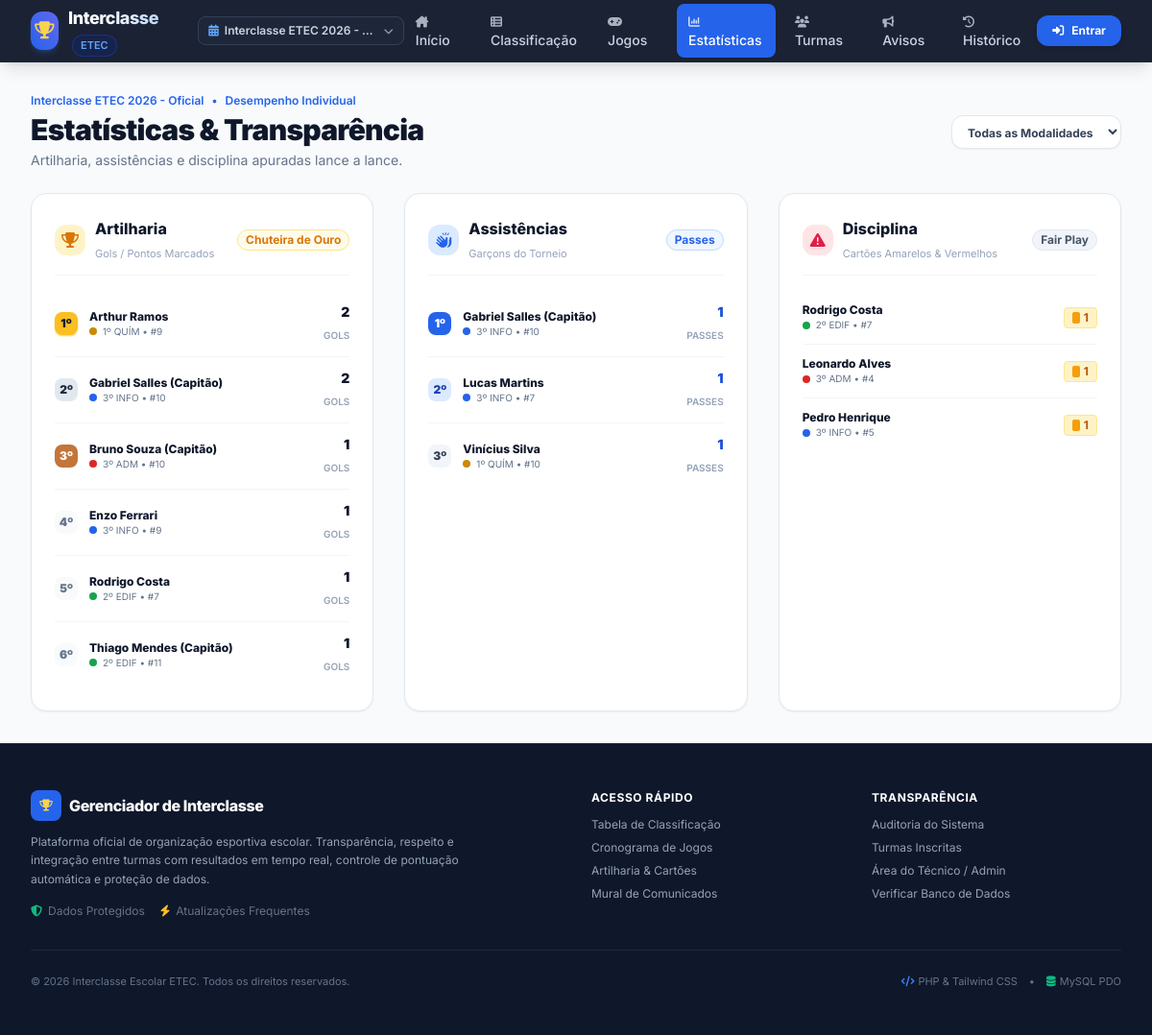
Page /estatisticas.php on the committed database.
### tables this page shows
CREATE TABLE `edicoes` (
    `id` INT AUTO_INCREMENT PRIMARY KEY,
    `nome` VARCHAR(100) NOT NULL COMMENT 'Nome oficial da edição, ex: Interclasse ETEC 2026',
    `ano` INT NOT NULL COMMENT 'Ano letivo do evento',
    `status` ENUM('planejamento', 'em_andamento', 'finalizado') NOT NULL DEFAULT 'em_andamento',
    `ativa` TINYINT(1) NOT NULL DEFAULT 0 COMMENT '1 se for a edição selecionada por padrão',
    `criado_em` DATETIME NOT NULL DEFAULT CURRENT_TIMESTAMP
);

CREATE TABLE `alunos` (
    `id` INT AUTO_INCREMENT PRIMARY KEY,
    `turma_id` INT NOT NULL,
    `nome` VARCHAR(100) NOT NULL,
    `numero_camisa` INT NULL,
    `posicao` VARCHAR(50) NULL,
    `rg_ra` VARCHAR(40) NULL COMMENT 'Dado sensível/protegido',
    `contato_emergencia` VARCHAR(60) NULL COMMENT 'Dado sensível/protegido',
    `ativo` TINYINT(1) NOT NULL DEFAULT 1,
    `criado_em` DATETIME NOT NULL DEFAULT CURRENT_TIMESTAMP,
    CONSTRAINT `fk_alunos_turma` FOREIGN KEY (`turma_id`) REFERENCES `turmas` (`id`) ON DELETE CASCADE
);

### estatisticas.php (the view, shortened to what the rows shown need)
<?php
require_once __DIR__ . '/bd.php';
require_once __DIR__ . '/includes/auth.php';
require_once __DIR__ . '/includes/header.php';
require_once __DIR__ . '/includes/navbar.php';
$edicaoId = $edicaoAtiva['id'];
$sqlArtilharia = "
    SELECT a.id, a.nome, a.numero_camisa, t.sigla AS turma_sigla, t.cor_uniforme,
           COUNT(se.id) AS total_gols
    FROM sumula_eventos se
    JOIN alunos a ON a.id = se.aluno_id
    JOIN turmas t ON t.id = se.turma_id
    JOIN partidas p ON p.id = se.partida_id
    WHERE p.edicao_id = :edicao_id AND se.tipo = 'gol_ponto'
";
$paramsArt = [':edicao_id' => $edicaoId];
$sqlArtilharia .= " GROUP BY a.id, a.nome, a.numero_camisa, t.sigla, t.cor_uniforme ORDER BY total_gols DESC, a.nome ASC LIMIT 20";
$stmtArt = $pdo->prepare($sqlArtilharia);
$stmtArt->execute($paramsArt);
$artilheiros = $stmtArt->fetchAll();
$sqlAssistencia = "
    SELECT a.id, a.nome, a.numero_camisa, t.sigla AS turma_sigla, t.cor_uniforme,
           COUNT(se.id) AS total_assistencias
    FROM sumula_eventos se
    JOIN alunos a ON a.id = se.aluno_id
    JOIN turmas t ON t.id = se.turma_id
    JOIN partidas p ON p.id = se.partida_id
    WHERE p.edicao_id = :edicao_id AND se.tipo = 'assistencia'
";
$paramsAss = [':edicao_id' => $edicaoId];
$sqlAssistencia .= " GROUP BY a.id, a.nome, a.numero_camisa, t.sigla, t.cor_uniforme ORDER BY total_assistencias DESC, a.nome ASC LIMIT 15";
$stmtAss = $pdo->prepare($sqlAssistencia);
$stmtAss->execute($paramsAss);
$assistencias = $stmtAss->fetchAll();
$sqlCartoes = "
    SELECT a.id, a.nome, a.numero_camisa, t.sigla AS turma_sigla, t.cor_uniforme,
           SUM(CASE WHEN se.tipo = 'cartao_amarelo' THEN 1 ELSE 0 END) AS total_amarelos,
           SUM(CASE WHEN se.tipo = 'cartao_vermelho' THEN 1 ELSE 0 END) AS total_vermelhos,
           COUNT(se.id) AS total_cartoes
    FROM sumula_eventos se
    JOIN alunos a ON a.id = se.aluno_id
    JOIN turmas t ON t.id = se.turma_id
    JOIN partidas p ON p.id = se.partida_id
    WHERE p.edicao_id = :edicao_id AND se.tipo IN ('cartao_amarelo', 'cartao_vermelho')
";
$paramsCar = [':edicao_id' => $edicaoId];
$sqlCartoes .= " GROUP BY a.id, a.nome, a.numero_camisa, t.sigla, t.cor_uniforme ORDER BY total_vermelhos DESC, total_amarelos DESC LIMIT 15";
$stmtCar = $pdo->prepare($sqlCartoes);
$stmtCar->execute($paramsCar);
$cartoes = $stmtCar->fetchAll();
?>
<main class="flex-1 max-w-7xl w-full mx-auto px-4 sm:px-6 lg:px-8 py-8">
    <div class="flex flex-col sm:flex-row sm:items-center justify-between gap-4 mb-6">
        <div>
            <div class="flex items-center gap-2 text-xs font-semibold text-blue-600 mb-1">
                <span><?= htmlspecialchars($edicaoAtiva['nome']) ?></span>
                <span>•</span>
                <span>Desempenho Individual</span>
            </div>
            <h1 class="text-2xl sm:text-3xl font-black text-slate-900 tracking-tight">
                Estatísticas & Transparência
            </h1>
        </div>
    </div>
    <div class="grid grid-cols-1 lg:grid-cols-3 gap-8">
        <div class="bg-white rounded-2xl border border-slate-200 shadow-sm p-5 sm:p-6">
            <div class="flex items-center justify-between mb-4 border-b border-slate-100 pb-3">
                <div class="flex items-center gap-2.5">
                    <div>
                        <h2 class="font-extrabold text-slate-900 text-base">Artilharia</h2>
                    </div>
                </div>
            </div>
            <?php if (!empty($artilheiros)): ?>
                <div class="divide-y divide-slate-100">
                    <?php foreach ($artilheiros as $pos => $art): ?>
                        <div class="py-3 flex items-center justify-between gap-3">
                            <div class="flex items-center gap-3">
                                <span class="w-6 h-6 rounded-lg flex items-center justify-center text-xs font-black <?= match($pos) {
                                    0 => 'bg-amber-400 text-slate-900 shadow-sm shadow-amber-300',
                                    1 => 'bg-slate-200 text-slate-800',
                                    2 => 'bg-amber-700/80 text-white',
                                    default => 'text-slate-500 bg-slate-50'
                                } ?>">
                                    <?= $pos + 1 ?>º
                                </span>
                                <div>
                                    <h4 class="font-extrabold text-xs text-slate-900"><?= htmlspecialchars($art['nome']) ?></h4>
                                    <span class="text-[10px] text-slate-500 flex items-center gap-1.5">
                                        <span class="w-2 h-2 rounded-full inline-block" style="background-color: <?= $art['cor_uniforme'] ?>;"></span>
                                        <?= htmlspecialchars($art['turma_sigla']) ?>
                                        <?php if ($art['numero_camisa']): ?>• #<?= $art['numero_camisa'] ?><?php endif; ?>
                                    </span>
                                </div>
                            </div>
                            <div class="text-right">
                                <span class="font-black text-sm text-slate-900 block"><?= $art['total_gols'] ?></span>
                                <span class="text-[10px] text-slate-400 uppercase font-semibold">gols</span>
                            </div>
                        </div>
                    <?php endforeach; ?>
                </div>
            <?php else: ?>
                <p class="text-center py-10 text-xs text-slate-400">Nenhum gol registrado ainda.</p>
            <?php endif; ?>
        </div>
        <div class="bg-white rounded-2xl border border-slate-200 shadow-sm p-5 sm:p-6">
            <div class="flex items-center justify-between mb-4 border-b border-slate-100 pb-3">
                <div class="flex items-center gap-2.5">
                    <div>
                        <h2 class="font-extrabold text-slate-900 text-base">Assistências</h2>
                    </div>
                </div>
            </div>
            <?php if (!empty($assistencias)): ?>
                <div class="divide-y divide-slate-100">
                    <?php foreach ($assistencias as $pos => $ass): ?>
                        <div class="py-3 flex items-center justify-between gap-3">
                            <div class="flex items-center gap-3">
                                <span class="w-6 h-6 rounded-lg flex items-center justify-center text-xs font-black <?= match($pos) {
                                    0 => 'bg-blue-600 text-white shadow-sm',
                                    1 => 'bg-blue-100 text-blue-800',
                                    2 => 'bg-slate-100 text-slate-700',
                                    default => 'text-slate-500 bg-slate-50'
                                } ?>">
                                    <?= $pos + 1 ?>º
                                </span>
                                <div>
                                    <h4 class="font-extrabold text-xs text-slate-900"><?= htmlspecialchars($ass['nome']) ?></h4>
                                    <span class="text-[10px] text-slate-500 flex items-center gap-1.5">
                                        <span class="w-2 h-2 rounded-full inline-block" style="background-color: <?= $ass['cor_uniforme'] ?>;"></span>
                                        <?= htmlspecialchars($ass['turma_sigla']) ?>
                                        <?php if ($ass['numero_camisa']): ?>• #<?= $ass['numero_camisa'] ?><?php endif; ?>
                                    </span>
                                </div>
                            </div>
                            <div class="text-right">
                                <span class="font-black text-sm text-blue-700 block"><?= $ass['total_assistencias'] ?></span>
                                <span class="text-[10px] text-slate-400 uppercase font-semibold">passes</span>
                            </div>
                        </div>
                    <?php endforeach; ?>
                </div>
            <?php else: ?>
                <p class="text-center py-10 text-xs text-slate-400">Nenhuma assistência registrada.</p>
            <?php endif; ?>
        </div>
        <div class="bg-white rounded-2xl border border-slate-200 shadow-sm p-5 sm:p-6">
            <div class="flex items-center justify-between mb-4 border-b border-slate-100 pb-3">
                <div class="flex items-center gap-2.5">
                    <div>
                        <h2 class="font-extrabold text-slate-900 text-base">Disciplina</h2>
                    </div>
                </div>
            </div>
            <?php if (!empty($cartoes)): ?>
                <div class="divide-y divide-slate-100">
                    <?php foreach ($cartoes as $pos => $car): ?>
                        <div class="py-3 flex items-center justify-between gap-3">
                            <div class="flex items-center gap-3">
                                <div>
                                    <h4 class="font-extrabold text-xs text-slate-900"><?= htmlspecialchars($car['nome']) ?></h4>
                                    <span class="text-[10px] text-slate-500 flex items-center gap-1.5">
                                        <span class="w-2 h-2 rounded-full inline-block" style="background-color: <?= $car['cor_uniforme'] ?>;"></span>
                                        <?= htmlspecialchars($car['turma_sigla']) ?>
                                        <?php if ($car['numero_camisa']): ?>• #<?= $car['numero_camisa'] ?><?php endif; ?>
                                    </span>
                                </div>
                            </div>
                            <div class="flex items-center gap-2 text-xs font-bold">
                                <?php if ($car['total_amarelos'] > 0): ?>
                                    <span class="px-2 py-0.5 rounded bg-amber-100 text-amber-700 border border-amber-200 flex items-center gap-1">
                                        <span class="w-2 h-3 bg-amber-500 rounded-sm inline-block"></span>
                                        <?= $car['total_amarelos'] ?>
                                    </span>
                                <?php endif; ?>
                            </div>
                        </div>
                    <?php endforeach; ?>
                </div>
            <?php endif; ?>
        </div>
    </div>
</main>
<?php require_once __DIR__ . '/includes/footer.php'; ?>

### includes/navbar.php (shortened to what the rows shown need)
<?php
require_once __DIR__ . '/../bd.php';
require_once __DIR__ . '/auth.php';
$edicaoAtiva = get_active_edicao($pdo);
?>
<nav class="sticky top-0 z-40 bg-slate-900 border-b border-slate-800 text-white shadow-lg backdrop-blur-md bg-opacity-95">
    <div class="max-w-7xl mx-auto px-4 sm:px-6 lg:px-8">
        <div class="flex items-center justify-between h-16">
            <div class="flex items-center gap-3">
                <div class="relative ml-2 sm:ml-4">
                    <button type="button" id="edicao-dropdown-btn" class="flex items-center gap-1.5 text-xs font-medium text-slate-300 bg-slate-800/80 hover:bg-slate-700/80 hover:text-white px-2.5 py-1.5 rounded-lg border border-slate-700 transition">
                        <i class="fa-solid fa-calendar-days text-blue-400"></i>
                        <span class="truncate max-w-[110px] sm:max-w-[160px] font-semibold">
                            <?= htmlspecialchars($edicaoAtiva['nome'] ?? 'Edição') ?>
                        </span>
                        <i class="fa-solid fa-chevron-down text-[10px] text-slate-400"></i>
                    </button>
                </div>
            </div>
        </div>
    </div>
</nav>

### rows in the picture
edicoes: nome "Interclasse ETEC 2026 -…", nome "Interclasse ETEC 2026 - Oficial"
alunos: nome "Arthur Ramos", turma_sigla "1º QUÍM", numero_camisa "9", total_gols "2"
alunos: nome "Gabriel Salles (Capitão)", turma_sigla "3º INFO", numero_camisa "10", total_gols "2", total_assistencias "1"
alunos: nome "Bruno Souza (Capitão)", turma_sigla "3º ADM", numero_camisa "10", total_gols "1"
alunos: nome "Enzo Ferrari", turma_sigla "3º INFO", numero_camisa "9", total_gols "1"
alunos: nome "Rodrigo Costa", turma_sigla "2º EDIF", numero_camisa "7", total_gols "1", total_amarelos "1"
alunos: nome "Thiago Mendes (Capitão)", turma_sigla "2º EDIF", numero_camisa "11", total_gols "1"
alunos: nome "Lucas Martins", turma_sigla "3º INFO", numero_camisa "7", total_assistencias "1"
alunos: nome "Vinícius Silva", turma_sigla "1º QUÍM", numero_camisa "10", total_assistencias "1"
alunos: nome "Leonardo Alves", turma_sigla "3º ADM", numero_camisa "4", total_amarelos "1"
alunos: nome "Pedro Henrique", turma_sigla "3º INFO", numero_camisa "5", total_amarelos "1"
